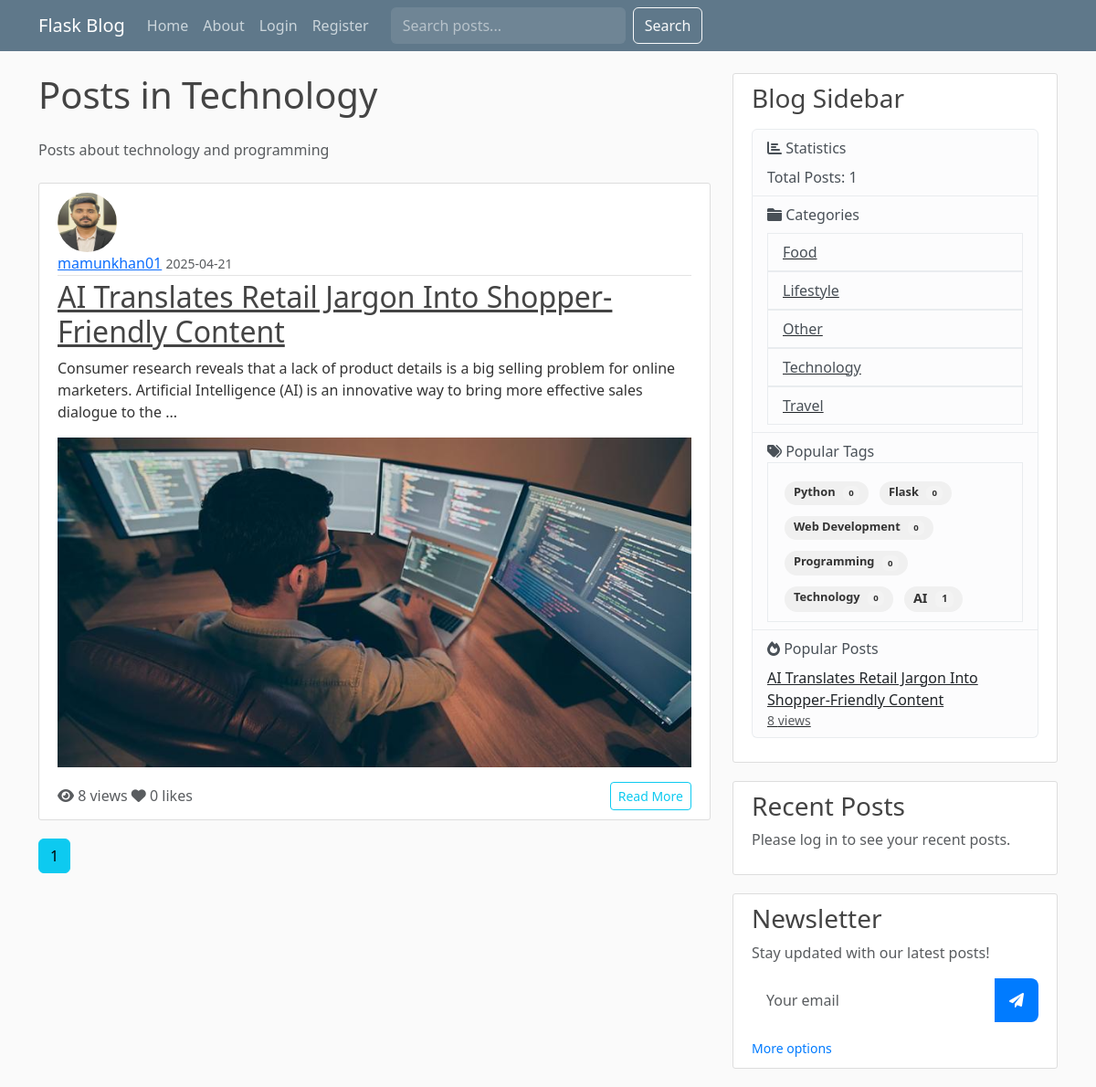
Page /category/1 on the committed database.
### flaskblog.py (models this page shows, shortened)
class Category(db.Model):
    id = db.Column(db.Integer, primary_key=True)
    name = db.Column(db.String(50), unique=True, nullable=False)
    description = db.Column(db.String(200))
    slug = db.Column(db.String(50), unique=True)

class Post(db.Model):
    id = db.Column(db.Integer, primary_key=True)
    title = db.Column(db.String(100), nullable=False)
    date_posted = db.Column(db.DateTime, nullable=False, default=datetime.utcnow)
    content = db.Column(db.Text, nullable=False)
    image_file = db.Column(db.String(20), nullable=True)
    user_id = db.Column(db.Integer, db.ForeignKey('user.id'), nullable=False)
    category_id = db.Column(db.Integer, db.ForeignKey('category.id'), nullable=True)
    category = db.relationship('Category', backref=db.backref('posts', lazy=True))
    views = db.Column(db.Integer, default=0)
    status = db.Column(db.String(20), default='published')  # published, draft, scheduled
    publish_date = db.Column(db.DateTime)
    likes = db.relationship('Like', backref='post', lazy=True)
    comments = db.relationship('Comment', back_populates='post', lazy=True)
    @property
    def like_count(self):
        return len(self.likes)

class User(db.Model, UserMixin):
    id = db.Column(db.Integer, primary_key=True)
    username = db.Column(db.String(20), unique=True, nullable=False)
    email = db.Column(db.String(120), unique=True, nullable=False)
    image_file = db.Column(db.String(20), nullable=False, default='default.jpg')
    password = db.Column(db.String(60), nullable=False)
    is_admin = db.Column(db.Boolean, default=False)
    bio = db.Column(db.String(500))
    location = db.Column(db.String(100))
    website = db.Column(db.String(200))
    twitter = db.Column(db.String(100))
    github = db.Column(db.String(100))
    joined_at = db.Column(db.DateTime, nullable=False, default=datetime.utcnow)
    posts = db.relationship('Post', backref='author', lazy=True)
    likes = db.relationship('Like', backref='user', lazy=True)
    comments = db.relationship('Comment', back_populates='author', lazy=True)
    followers = db.Table('followers',
        db.Column('follower_id', db.Integer, db.ForeignKey('user.id'), primary_key=True),
        db.Column('followed_id', db.Integer, db.ForeignKey('user.id'), primary_key=True)
    )
    following = db.relationship(
        'User', secondary=followers,
        primaryjoin=(followers.c.follower_id == id),
        secondaryjoin=(followers.c.followed_id == id),
        backref=db.backref('followers_list', lazy='dynamic'), lazy='dynamic'
    )

class Tag(db.Model):
    id = db.Column(db.Integer, primary_key=True)
    name = db.Column(db.String(50), unique=True, nullable=False)
    description = db.Column(db.String(200))
    slug = db.Column(db.String(50), unique=True)
    posts = db.relationship('Post', secondary=post_tags, backref=db.backref('tags', lazy='dynamic'))

### flaskblog.py (the view)
@app.route("/category/<int:category_id>")
def category_posts(category_id):
    page = request.args.get('page', 1, type=int)
    category = Category.query.get_or_404(category_id)
    posts = Post.query.filter_by(category=category)\
        .order_by(Post.date_posted.desc())\
        .paginate(page=page, per_page=5)
    return render_template('category_posts.html',
                         posts=posts,
                         category=category,
                         title=f"Posts in {category.name}",
                         **get_sidebar_data())

### flaskblog.py (called while the page is built)
@app.context_processor
def inject_csrf_token():
    return dict(csrf_token=lambda: generate_csrf())

### templates/category_posts.html
{% extends "layout.html" %}
{% block content %}
    <h1 class="mb-4">Posts in {{ category.name }}</h1>
    <p class="text-muted mb-4">{{ category.description }}</p>
    {% for post in posts.items %}
        <article class="media content-section">
            <img class="rounded-circle article-img" src="{{ url_for('static', filename='profile_pics/' + post.author.image_file) }}">
            <div class="media-body">
                <div class="article-metadata">
                    <a class="mr-2" href="#">{{ post.author.username }}</a>
                    <small class="text-muted">{{ post.date_posted.strftime('%Y-%m-%d') }}</small>
                </div>
                <h2><a class="article-title" href="{{ url_for('post', post_id=post.id) }}">{{ post.title }}</a></h2>
                <p class="article-content">{{ post.content[:200] }}{% if post.content|length > 200 %}...{% endif %}</p>
                {% if post.image_file %}
                    <img src="{{ url_for('static', filename='post_pics/' + post.image_file) }}" class="img-fluid mb-3" alt="Post image">
                {% endif %}
                <div class="d-flex justify-content-between align-items-center">
                    <div>
                        <span class="text-muted"><i class="fas fa-eye"></i> {{ post.views }} views</span>
                        <span class="text-muted ml-3"><i class="fas fa-heart"></i> {{ post.like_count }} likes</span>
                    </div>
                    <a href="{{ url_for('post', post_id=post.id) }}" class="btn btn-outline-info btn-sm">Read More</a>
                </div>
            </div>
        </article>
    {% endfor %}
    {% for page_num in posts.iter_pages(left_edge=1, right_edge=1, left_current=1, right_current=2) %}
        {% if page_num %}
            {% if posts.page == page_num %}
                <a class="btn btn-info mb-4" href="{{ url_for('category_posts', category_id=category.id, page=page_num) }}">{{ page_num }}</a>
            {% else %}
                <a class="btn btn-outline-info mb-4" href="{{ url_for('category_posts', category_id=category.id, page=page_num) }}">{{ page_num }}</a>
            {% endif %}
        {% else %}
            ...
        {% endif %}
    {% endfor %}
{% endblock content %}

### templates/layout.html (shortened to what this page needs)
<!doctype html>
<html lang="en">
  <head>
    <link href="https://cdn.jsdelivr.net/npm/bootstrap@5.3.2/dist/css/bootstrap.min.css" rel="stylesheet">
    <link rel="stylesheet" href="https://cdnjs.cloudflare.com/ajax/libs/font-awesome/6.0.0/css/all.min.css">
    <link rel="stylesheet" type="text/css" href="{{ url_for('static', filename='main.css') }}">
  </head>
<body>
    <header class="site-header">
      <nav class="navbar navbar-expand-md navbar-dark bg-steel fixed-top">
        <div class="container">
          <a class="navbar-brand mr-4" href="{{ url_for('home') }}">Flask Blog</a>
          <div class="collapse navbar-collapse" id="navbarToggle">
            <div class="navbar-nav mr-auto">
              <a class="nav-item nav-link" href="{{ url_for('home') }}">Home</a>
              <a class="nav-item nav-link" href="{{ url_for('about') }}">About</a>
            </div>
            <div class="navbar-nav">
              {% if current_user.is_authenticated %}
                {% if current_user.is_admin %}
                  <a class="nav-item nav-link" href="{{ url_for('admin.index') }}">Admin</a>
                {% endif %}
                <a class="nav-item nav-link" href="{{ url_for('account') }}">Account</a>
                <a class="nav-item nav-link position-relative" href="{{ url_for('notifications') }}">
                    <i class="fas fa-bell"></i>
                    <span class="position-absolute top-0 start-100 translate-middle badge rounded-pill bg-danger notification-count" style="display: none;">
                        0
                    </span>
                </a>
                <a class="nav-item nav-link" href="{{ url_for('logout') }}">Logout</a>
              {% else %}
                <a class="nav-item nav-link" href="{{ url_for('login') }}">Login</a>
                <a class="nav-item nav-link" href="{{ url_for('register') }}">Register</a>
              {% endif %}
              <form class="d-flex ms-3" action="{{ url_for('search') }}" method="get">
                <input class="form-control me-2" type="search" placeholder="Search posts..." name="q" aria-label="Search">
                <button class="btn btn-outline-light" type="submit">Search</button>
              </form>
            </div>
          </div>
        </div>
      </nav>
    </header>
    <main role="main" class="container">
      <div class="row">
        <div class="col-md-8">
          {% block content %}{% endblock %}
        </div>
        <div class="col-md-4">
          <div class="content-section">
            <h3>Blog Sidebar</h3>
            <p class='text-muted'>
                <ul class="list-group">
                    <li class="list-group-item list-group-item-light">
                        <i class="fas fa-chart-bar"></i> Statistics
                        <ul class="list-unstyled mt-2">
                            <li>Total Posts: {{ total_posts }}</li>
                        </ul>
                    </li>
                    <li class="list-group-item list-group-item-light">
                        <i class="fas fa-folder"></i> Categories
                        <ul class="list-group mt-2">
                            {% for category in categories %}
                              <a href="{{ url_for('category_posts', category_id=category.id) }}" class="text-dark">
                                <li class="list-group-item list-group-item-light"> {{ category.name }}</li>
                              </a>
                            {% endfor %}
                        </ul>
                    </li>
                    <li class="list-group-item list-group-item-light">
                        <i class="fas fa-tags"></i> Popular Tags
                        <div class="list-group-item">
                          <div class="tag-cloud">
                            {% for tag in tags %}
                            <a href="{{ url_for('tag_posts', tag_name=tag.name) }}"
                               class="tag-cloud-item badge badge-secondary"
                               style="font-size: {{ 0.8 + tag.posts|length * 0.1 }}rem">
                              {{ tag.name }}
                              <span class="badge badge-light">{{ tag.posts|length }}</span>
                            </a>
                            {% endfor %}
                          </div>
                        </div>
                    </li>
                    <li class="list-group-item list-group-item-light">
                        <i class="fas fa-fire"></i> Popular Posts
                        <ul class="list-unstyled mt-2">
                            {% for post in popular_posts %}
                                <li>
                                    <a href="{{ url_for('post', post_id=post.id) }}" class="text-dark">
                                        {{ post.title }}
                                        <small class="text-muted d-block">{{ post.views }} views</small>
                                    </a>
                                </li>
                            {% endfor %}
                        </ul>
                    </li>
                </ul>
            </p>
          </div>
          <div class="content-section">
            <h3>Recent Posts</h3>
            {% if current_user.is_authenticated %}
              <p class='text-muted'>Here are your recent posts: <span class="badge bg-info rounded-pill">{{ user_post_count }}</span></p>
              <ul class="list-group">
                {% for post in current_user.posts[:3] %}
                  <li class="list-group-item list-group-item-light">
                    <a href="{{ url_for('post', post_id=post.id) }}" class="article-title">{{ post.title }}</a>
                    <small class="text-muted">{{ post.date_posted.strftime('%Y-%m-%d') }}</small>
                  </li>
                {% else %}
                  <li class="list-group-item list-group-item-light">No posts yet</li>
                {% endfor %}
              </ul>
            {% else %}
              <p class='text-muted'>Please log in to see your recent posts.</p>
            {% endif %}
          </div>
          <div class="content-section">
            <h3>Newsletter</h3>
            <p class='text-muted'>Stay updated with our latest posts!</p>
            <form action="{{ url_for('subscribe_newsletter') }}" method="post" class="newsletter-form">
              <div class="input-group mb-3">
                <input type="email" name="email" class="form-control" placeholder="Your email" required>
                <button class="btn btn-outline-secondary" type="submit">
                  <i class="fas fa-paper-plane"></i>
                </button>
              </div>
              <small class="text-muted">
                <a href="{{ url_for('subscribe_newsletter') }}">More options</a>
              </small>
            </form>
          </div>
        </div>
      </div>
    </main>
</body>
</html>

### static/main.css (style rules this page uses)
body { background: #fafafa; color: #333333; margin-top: 5rem; }
h1, h2, h3, h4, h5, h6 { color: #444444; }
.bg-steel { background-color: #5f788a; }
.site-header .navbar-nav .nav-link { color: #cbd5db; }
.content-section { background: #ffffff; padding: 10px 20px; border: 1px solid #dddddd; border-radius: 3px; margin-bottom: 20px; }
.article-title { color: #444444; }
.article-content { white-space: pre-line; }
.article-img { height: 65px; width: 65px; margin-right: 16px; }
.article-metadata { padding-bottom: 1px; margin-bottom: 4px; border-bottom: 1px solid #e3e3e3; }
.tag-cloud { display: flex; flex-wrap: wrap; gap: 8px; margin-top: 10px; }
.tag-cloud-item { display: inline-block; padding: 5px 10px; margin: 2px; border-radius: 20px; background-color: #f0f0f0; color: #333; text-decoration: none; transition: all 0.3s ease; font-size: 0.9rem; }
.tag-cloud-item .badge { margin-left: 5px; background-color: rgba(255, 255, 255, 0.2); color: inherit; }
.navbar .form-control { background-color: rgba(255, 255, 255, 0.1); border-color: rgba(255, 255, 255, 0.1); color: #fff; }
.navbar .form-control::placeholder { color: rgba(255, 255, 255, 0.5); }
.newsletter-form .input-group { background: rgba(255, 255, 255, 0.1); border-radius: 0.5rem; overflow: hidden; }
.newsletter-form .form-control { background: transparent; border: none; color: #333; padding: 0.75rem 1rem; }
.newsletter-form .btn { border: none; padding: 0.75rem 1rem; background: #007bff; color: white; transition: all 0.3s ease; }
.newsletter-form small a { color: #007bff; text-decoration: none; transition: color 0.3s ease; }

### rows in the picture
Category: name "Technology", description "Posts about technology and programming"
Post: image_file (placeholder picture), author.username "mamunkhan01", date_posted "2025-04-21", title "AI Translates Retail Jargon Into Shopper-Friendly Content", content "Consumer research reveals that a lack of product details is a big selling problem for online marketers. Artificial Intelligence (AI) is an innovative way to bring more effective sales dialogue to the", image_file (picture), views "8", like_count "0"
Category: name "Food"
Category: name "Lifestyle"
Category: name "Other"
Category: name "Travel"
Tag: name "Python", posts|length "0"
Tag: name "Flask", posts|length "0"
Tag: name "Web Development", posts|length "0"
Tag: name "Programming", posts|length "0"
Tag: name "Technology", posts|length "0"
Tag: name "AI", posts|length "1"

### other values in the picture
{{ page_num }} "1"
{{ total_posts }} "1"
